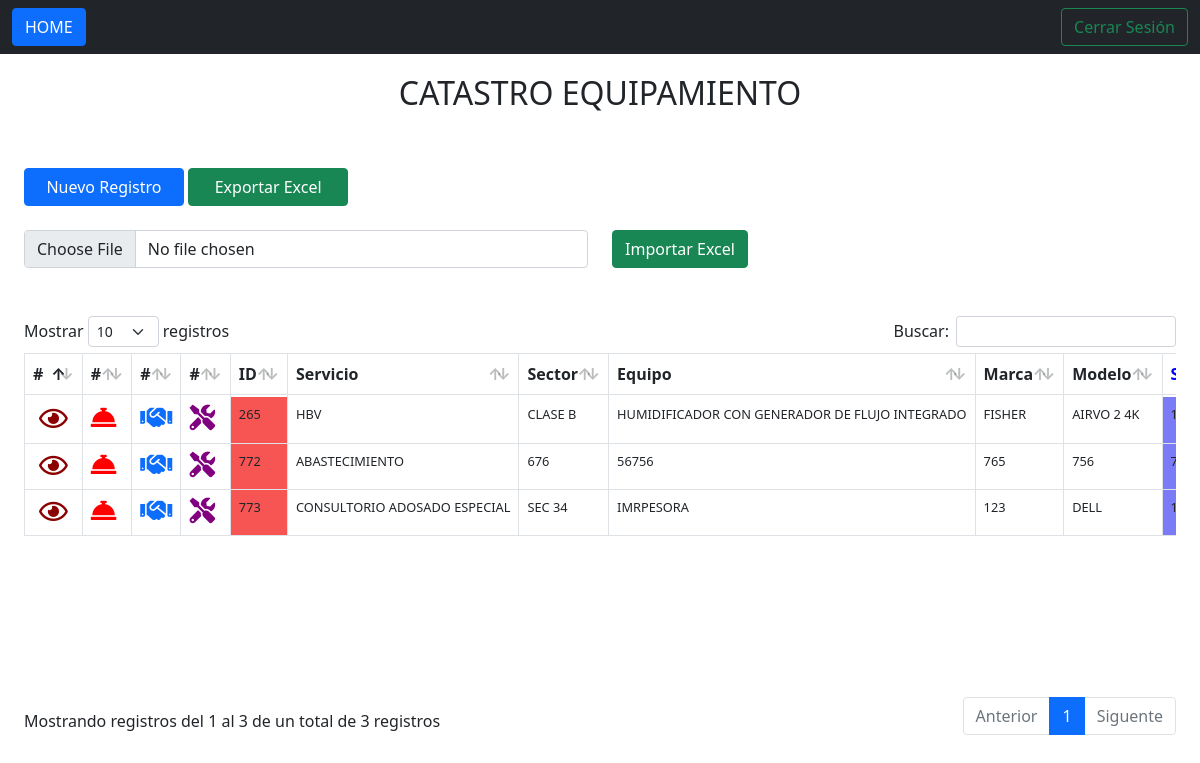
Page /catastro.php (signed in) on the committed database.
### tables this page shows
CREATE TABLE `equipamiento` (
  `id_relacion` int(11) NOT NULL,
  `equipos_instalaciones` varchar(900) DEFAULT NULL,
  `servicio` varchar(900) DEFAULT NULL,
  `sector` varchar(900) DEFAULT NULL,
  `clase` varchar(900) DEFAULT NULL,
  `subclase` varchar(900) DEFAULT NULL,
  `def_ley_presupuesto` varchar(900) DEFAULT NULL,
  `equipo` varchar(900) DEFAULT NULL,
  `marca` varchar(900) DEFAULT NULL,
  `modelo` varchar(900) DEFAULT NULL,
  `serie` varchar(900) DEFAULT NULL,
  `valor` int(10) DEFAULT NULL,
  `num_inventario` varchar(900) DEFAULT NULL,
  `ano_instalacion` int(4) DEFAULT NULL,
  `vida_util` int(100) DEFAULT NULL,
  `vida_util_residual` int(100) DEFAULT NULL,
  `vida_ur_estandarizada` int(100) DEFAULT NULL,
  `estado_conservacion` varchar(100) DEFAULT NULL,
  `propiedad` varchar(900) DEFAULT NULL,
  `progr_mantenimiento` varchar(100) DEFAULT NULL,
  `caracteristica_acredi` varchar(900) DEFAULT NULL,
  `unid_mante_hbv` varchar(500) DEFAULT NULL,
  `referente_tecnico` varchar(900) DEFAULT NULL,
  `periodicidad_mp` varchar(900) DEFAULT NULL,
  `id_licitacion` varchar(900) DEFAULT NULL,
  `inicio_garantia` date DEFAULT NULL,
  `termino_garantia` date DEFAULT NULL,
  `empresa` varchar(800) DEFAULT NULL
);

### catastro.php (the view, shortened to what this page needs)
<?php
if (!isset($_SESSION['nombre'])) {
    header('Location: index.php');
} elseif (isset($_SESSION['nombre'])) {
    if (
        $_SESSION['tipo'] === "ADMINISTRADOR" || $_SESSION['tipo'] === "PROYECTOS" || $_SESSION['tipo'] === "MANTENCION" ||
        $_SESSION['tipo'] === "TECNICOS" || $_SESSION['tipo'] === "SECRETARIA" || $_SESSION['tipo'] === "SECRETARIA GENERAL"
    ) {
        include 'config/conexion.php';
        $sentencia = $bd->query("SELECT * FROM equipamiento ORDER BY id_relacion;");
        $equipamiento = $sentencia->fetchAll(PDO::FETCH_OBJ);
    }
} else {
    echo "Error de Sistema";
}
?>
<!DOCTYPE html>
<html lang="en">
<head>
    <link rel="stylesheet" href="css/bootstrap.min.css">
    <link rel="stylesheet" href="css/all.min.css">
    <link rel="stylesheet" href="css/fontawesome.min.css">
    <link rel="stylesheet" href="datatables/datatables.min.css">
    <link rel="stylesheet" href="datatables/DataTables-1.10.25/css/dataTables.bootstrap5.min.css">
</head>
<body>
    <header>
        <nav class="navbar navbar-expand-lg navbar-dark bg-dark">
            <div class="container-fluid">
                <a class="btn btn-primary" href="home_catastro.php">HOME</a>
                <div class="collapse navbar-collapse" id="navbarSupportedContent">
                    <form class="d-flex">
                        <a href="procesos/cerrar_sesion.php" class="btn btn-outline-success">Cerrar Sesión</a>
                    </form>
                </div>
            </div>
        </nav>
    </header>
    <div class="container-fluid">
        <div class="container-fluid">
            <div class="row">
                <h2 style="text-align:center; margin-top: 20px;">CATASTRO EQUIPAMIENTO</h2>
            </div><br><br>
            <div class="row">
                <div class="col">
                    <a href="vistas/ingreso/ingreso_catastro.php" class="btn btn-primary" style="width: 10em;">Nuevo Registro</a>
                    <a href="procesos/exportar/exportar_catastro.php" class="btn btn-success" style="width: 10em;">Exportar Excel</a>
                </div>
            </div><br>
            <?php
            if ($_SESSION['tipo'] === "ADMINISTRADOR" || $_SESSION['tipo'] === "PROYECTOS") {
                echo '
            <form action="files.php" method="post" enctype="multipart/form-data" id="filesForm">
                <div class="row">
                    <div class="form-group col">
                        <input type="file" name="fileContacts" accept=".csv" class="form-control">
                    </div>
                    <div class="form-group col">
                        <button type="button" onclick="uploadContacts()" class="btn btn-success">Importar Excel</button>
                    </div>
                </div>
            </form><br><br>
            ';
            }
            ?>
            <div class="row">
                <div class="col-lg-12">
                    <div class="row table-responsive-sm">
                        <table id="myTable" class="table table-bordered nowrap" style="width: 100%">
                            <thead>
                                <tr>
                                    <th>#</th>
                                    <th>#</th>
                                    <th>#</th>
                                    <th>#</th>
                                    <th>ID</th>
                                    <th>Servicio</th>
                                    <th>Sector</th>
                                    <th>Equipo</th>
                                    <th>Marca</th>
                                    <th>Modelo</th>
                                    <th style="color: blue;">Serie</th>
                                </tr>
                            </thead>
                            <tbody>
                                <?php foreach ($equipamiento as $dato) {
                                    $termino_garantia_F = date("d-m-Y", strtotime($dato->termino_garantia)); ?>
                                    <tr>
                                        <td><button type="button" class="verCatastro" data-bs-toggle="modal" data-bs-target="#verModal" style="border: 0; background-color: transparent;"><i class="far fa-eye fa-2x" style="color: darkred;"></i></button></td>
                                        <td><a href="vistas/ingreso/ingreso_recepcion.php?id_relacion_key=<?php echo $dato->id_relacion; ?>"><i class="fas fa-concierge-bell fa-2x" style="color: red;"></i></i></a></td>
                                        <td><a href="vistas/ingreso/ingreso_control_convenio.php?id_relacion_key=<?php echo $dato->id_relacion; ?>"><i class="fas fa-handshake fa-2x"></a></td>
                                        <td><a href="vistas/ingreso/ingreso_mantenciones.php?id_relacion_key=<?php echo $dato->id_relacion; ?>"><i class="fas fa-tools fa-2x" style="color: purple;"></i></a></td>
                                        <td style="background-color: rgb(247, 84, 84);"><?php echo $dato->id_relacion; ?></td>
                                        <td><?php echo $dato->servicio; ?></td>
                                        <td><?php echo $dato->sector; ?></td>
                                        <td><?php echo $dato->equipo; ?></td>
                                        <td><?php echo $dato->marca; ?></td>
                                        <td><?php echo $dato->modelo; ?></td>
                                        <td style="background-color: rgb(123, 123, 247);"><?php echo $dato->serie; ?></td>
                                    </tr>
                                <?php } ?>
                            </tbody>
                        </table>
                    </div>
                </div>
            </div>
        </div>
    </div>
</body>
</html>

### catastro.php (style rules this page uses)
#myTable td { font-size: 0.80em; }

### rows in the picture
equipamiento: id_relacion "265", servicio "HBV", sector "CLASE B", equipo "HUMIDIFICADOR CON GENERADOR DE FLUJO INTEGRADO", marca "FISHER", modelo "AIRVO 2 4K"
equipamiento: id_relacion "772", servicio "ABASTECIMIENTO", sector "676", equipo "56756", marca "765", modelo "756"
equipamiento: id_relacion "773", servicio "CONSULTORIO ADOSADO ESPECIAL", sector "SEC 34", equipo "IMRPESORA", marca "123", modelo "DELL"
